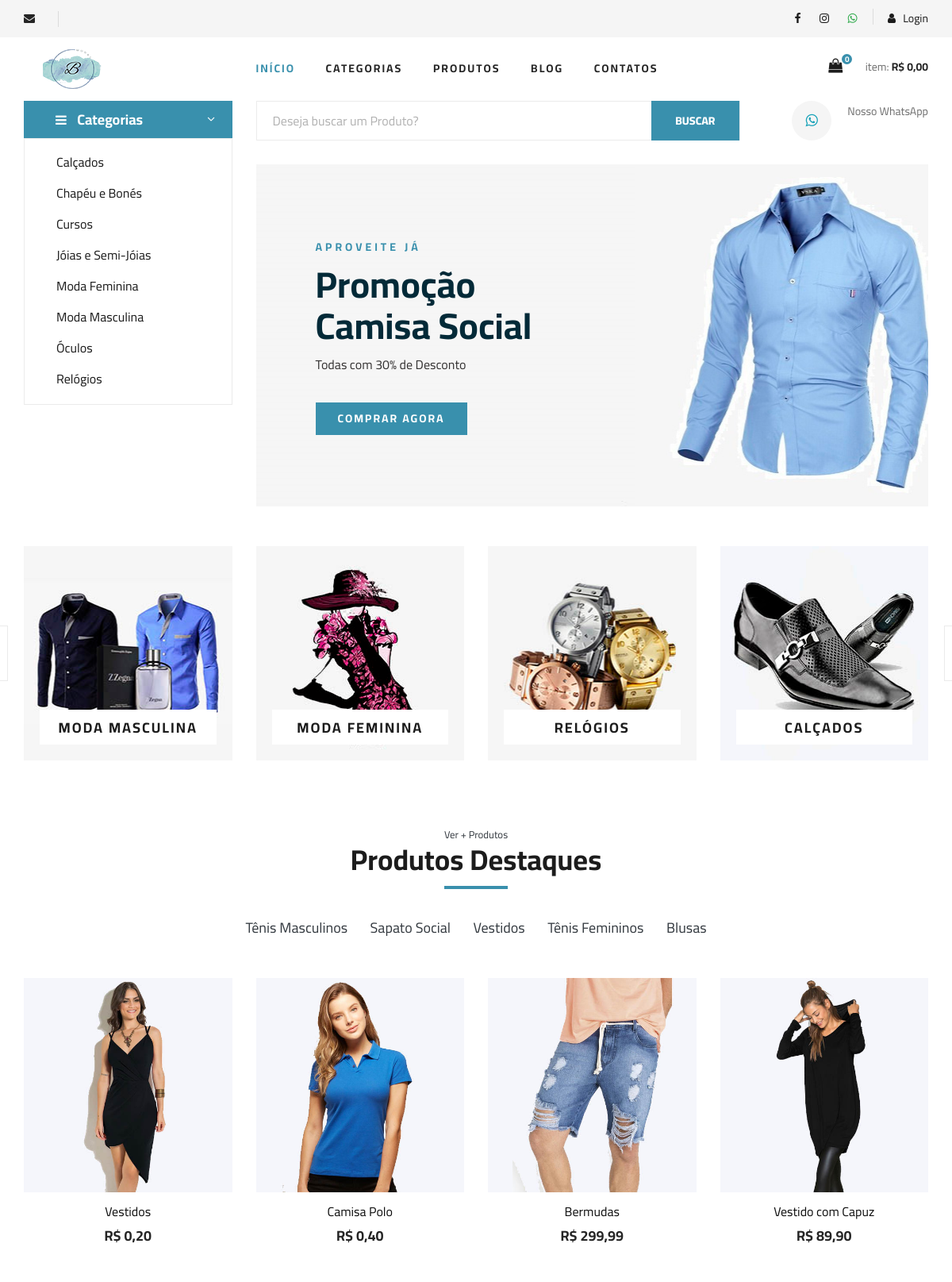
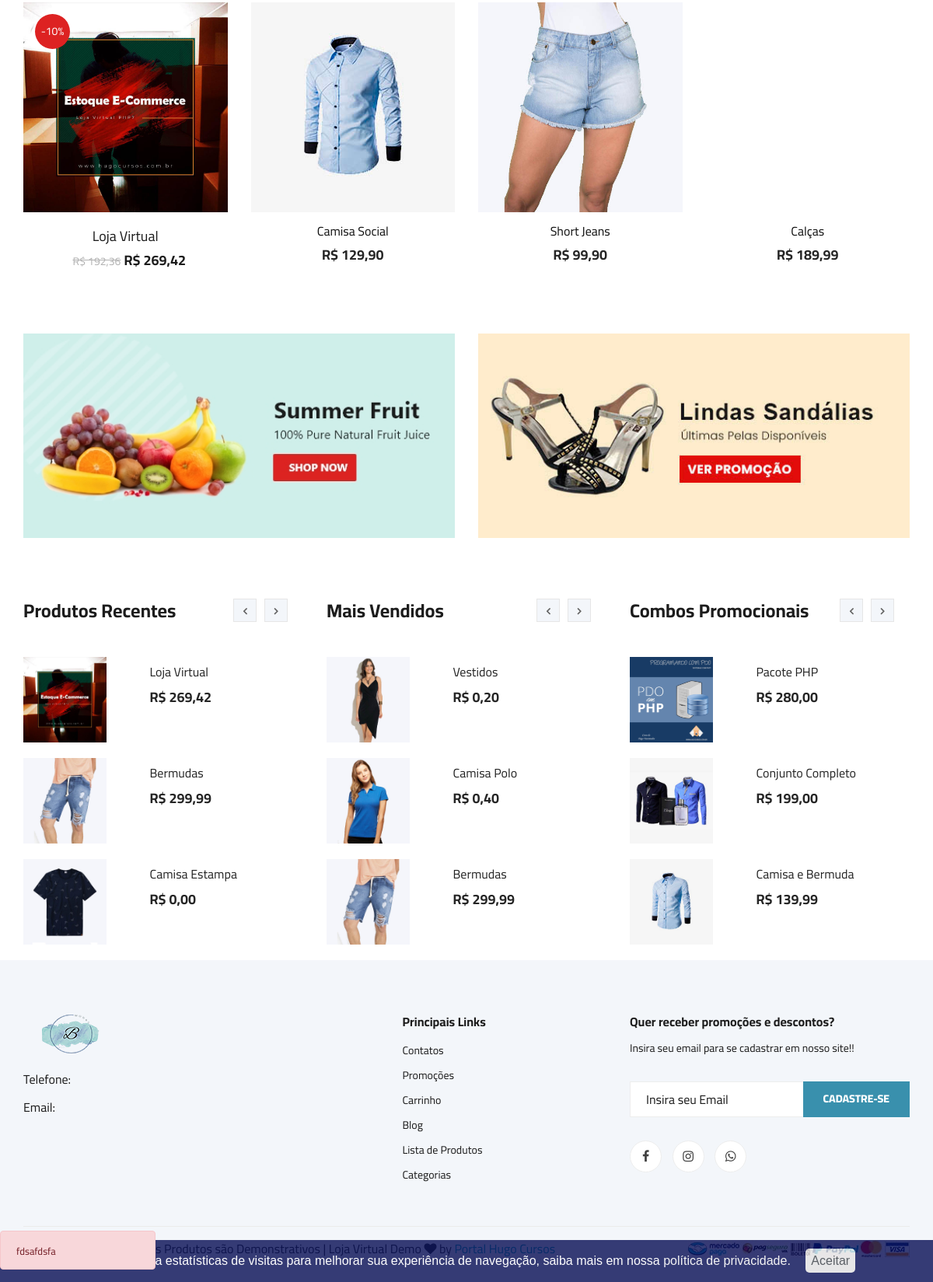
The page / on the database its author committed (2 pictures, top to bottom).
### tables this page shows
CREATE TABLE `categorias` (
  `id` int(11) NOT NULL AUTO_INCREMENT,
  `nome` varchar(50) NOT NULL,
  `nome_url` varchar(50) NOT NULL,
  `imagem` varchar(100) NOT NULL,
  PRIMARY KEY (`id`)
);

CREATE TABLE `banner` (
  `id` int(11) NOT NULL AUTO_INCREMENT,
  `titulo` varchar(30) NOT NULL,
  `subtitulo` varchar(20) NOT NULL,
  `descricao` varchar(50) NOT NULL,
  `link` varchar(100) NOT NULL,
  `textobt` varchar(15) NOT NULL,
  `ativo` varchar(5) NOT NULL,
  `imagem` varchar(150) NOT NULL,
  PRIMARY KEY (`id`)
);

CREATE TABLE `sub_categorias` (
  `id` int(11) NOT NULL AUTO_INCREMENT,
  `nome` varchar(50) NOT NULL,
  `nome_url` varchar(50) NOT NULL,
  `imagem` varchar(100) NOT NULL,
  `id_categoria` int(11) NOT NULL,
  PRIMARY KEY (`id`)
);

CREATE TABLE `produtos` (
  `id` int(11) NOT NULL AUTO_INCREMENT,
  `sku` varchar(10) NOT NULL,
  `categoria` int(11) NOT NULL,
  `sub_categoria` int(11) NOT NULL,
  `nome` varchar(100) NOT NULL,
  `nome_url` varchar(100) NOT NULL,
  `descricao` varchar(1000) NOT NULL,
  `descricao_longa` text NOT NULL,
  `valor` decimal(10,2) NOT NULL,
  `imagem` varchar(100) NOT NULL,
  `estoque` int(11) NOT NULL,
  `tipo_envio` int(11) NOT NULL,
  `palavras` varchar(250) NOT NULL,
  `ativo` varchar(5) NOT NULL,
  `peso` double(8,2) DEFAULT NULL,
  `largura` int(11) DEFAULT NULL,
  `altura` int(11) DEFAULT NULL,
  `comprimento` int(11) DEFAULT NULL,
  `modelo` varchar(100) DEFAULT NULL,
  `valor_frete` decimal(8,2) DEFAULT NULL,
  `promocao` varchar(5) NOT NULL,
  `vendas` int(11) DEFAULT NULL,
  `link` varchar(150) DEFAULT NULL,
  `variavel` varchar(5) DEFAULT NULL,
  PRIMARY KEY (`id`)
);

CREATE TABLE `promocoes` (
  `id` int(11) NOT NULL AUTO_INCREMENT,
  `id_produto` int(11) NOT NULL,
  `valor` decimal(8,2) NOT NULL,
  `data_inicio` date NOT NULL,
  `data_final` date NOT NULL,
  `ativo` varchar(5) NOT NULL,
  `desconto` varchar(10) NOT NULL,
  PRIMARY KEY (`id`)
);

CREATE TABLE `promocao_banner` (
  `id` int(11) NOT NULL AUTO_INCREMENT,
  `titulo` varchar(50) NOT NULL,
  `link` varchar(100) NOT NULL,
  `imagem` varchar(100) NOT NULL,
  `ativo` varchar(5) NOT NULL,
  PRIMARY KEY (`id`)
);

CREATE TABLE `combos` (
  `id` int(11) NOT NULL AUTO_INCREMENT,
  `nome` varchar(100) NOT NULL,
  `nome_url` varchar(50) NOT NULL,
  `descricao` varchar(1000) NOT NULL,
  `descricao_longa` text NOT NULL,
  `valor` decimal(8,2) NOT NULL,
  `imagem` varchar(100) NOT NULL,
  `tipo_envio` int(1) NOT NULL,
  `palavras` varchar(250) NOT NULL,
  `ativo` varchar(5) NOT NULL,
  `peso` double(8,2) NOT NULL,
  `largura` double(8,2) NOT NULL,
  `altura` double(8,2) NOT NULL,
  `comprimento` double(8,2) NOT NULL,
  `valor_frete` decimal(10,2) DEFAULT NULL,
  `vendas` int(11) DEFAULT NULL,
  `link` varchar(150) DEFAULT NULL,
  PRIMARY KEY (`id`)
);

CREATE TABLE `alertas` (
  `id` int(11) NOT NULL AUTO_INCREMENT,
  `titulo_alerta` varchar(20) NOT NULL,
  `titulo_mensagem` varchar(100) NOT NULL,
  `mensagem` varchar(1000) NOT NULL,
  `link` varchar(100) DEFAULT NULL,
  `imagem` varchar(100) DEFAULT NULL,
  `data` date NOT NULL,
  `ativo` varchar(5) NOT NULL,
  PRIMARY KEY (`id`)
);

### index.php (the view, shortened to what the rows shown need)
<?php
require_once 'cabecalho.php';
require_once 'conexao.php';
?>
<section class="hero">
  <div class="container">
    <div class="row">
      <div class="col-lg-3">
        <div class="hero__categories">
          <ul>
            <?php
            $query = $pdo->query('SELECT * FROM categorias order by nome asc ');
            $res = $query->fetchAll(PDO::FETCH_ASSOC);
            for ($i = 0; $i < count($res); $i++) {
                $nome = $res[$i]['nome'];
                $nome_url = $res[$i]['nome_url'];
                ?>
              <li><a href="sub-categoria-de-<?php echo $nome_url; ?>"><?php echo $nome; ?></a></li>
            <?php
            }
            ?>
          </ul>
        </div>
      </div>
      <div class="col-lg-9">
      <?php
      $query = $pdo->query("SELECT * FROM banner where ativo = 'Sim' ");
      $res = $query->fetchAll(PDO::FETCH_ASSOC);
      $titulo = $res[0]['titulo'];
      $subtitulo = $res[0]['subtitulo'];
      $descricao = $res[0]['descricao'];
      $textobt = $res[0]['textobt'];
      $link = $res[0]['link'];
      $imagem = $res[0]['imagem'];
      ?>
      <div class="hero__item set-bg bg-light" data-setbg="img/banner/<?php echo $imagem; ?>">
        <div class="hero__text">
          <span><?php echo mb_strToUpper($subtitulo); ?></span>
          <div class="row">
            <div class="col-md-8">
              <h2><?php echo $titulo; ?></h2>
            </div>
          </div>
          <p><?php echo $descricao; ?></p>
          <a href="<?php echo $link; ?>" class="primary-btn"><?php echo mb_strToUpper(
    $textobt
); ?></a>
        </div>
      </div>
    </div>
  </div>
</div>
</section>
<section class="categories">
  <div class="container">
    <div class="row">
      <div class="categories__slider owl-carousel">
       <?php
       $query = $pdo->query('SELECT * FROM categorias order by id ');
       $res = $query->fetchAll(PDO::FETCH_ASSOC);
       for ($i = 0; $i < count($res); $i++) {
           $nome = $res[$i]['nome'];
           $imagem = $res[$i]['imagem'];
           $nome_url = $res[$i]['nome_url'];
           ?>
        <div class="col-lg-3">
          <div class="categories__item set-bg" data-setbg="img/categorias/<?php echo $imagem; ?>">
            <h5><a href="sub-categoria-de-<?php echo $nome_url; ?>"><?php echo $nome; ?></a></h5>
          </div>
        </div>
      <?php
       }
       ?>
    </div>
  </div>
</div>
</section>
<section class="featured spad">
  <div class="container">
    <div class="row">
      <div class="col-lg-12">
        <div class="section-title">
         <h2>Produtos Destaques </h2>
       </div>
       <div class="featured__controls">
        <ul>
         <?php
         $query = $pdo->query(
             'SELECT * FROM sub_categorias order by id limit 5 '
         );
         $res = $query->fetchAll(PDO::FETCH_ASSOC);
         for ($i = 0; $i < count($res); $i++) {
             $nome = $res[$i]['nome'];
             $nome_url = $res[$i]['nome_url'];
             ?>
          <li><a href="produtos-<?php echo $nome_url; ?>" class="text-dark"><?php echo $nome; ?></a></li>
        <?php
         }
         ?>
      </ul>
    </div>
  </div>
</div>
<div class="row featured__filter">
 <?php
 $query = $pdo->query(
     "SELECT * FROM produtos where ativo = 'Sim' and estoque > 0 order by vendas desc limit 8 "
 );
 $res = $query->fetchAll(PDO::FETCH_ASSOC);
 for ($i = 0; $i < count($res); $i++) {
     $nome = $res[$i]['nome'];
     $valor = $res[$i]['valor'];
     $nome_url = $res[$i]['nome_url'];
     $imagem = $res[$i]['imagem'];
     $promocao = $res[$i]['promocao'];
     $id = $res[$i]['id'];
     $valor = number_format($valor, 2, ',', '.');
     if ($promocao == 'Sim') {
         $queryp = $pdo->query(
             "SELECT * FROM promocoes where id_produto = '$id' "
         );
         $resp = $queryp->fetchAll(PDO::FETCH_ASSOC);
         $valor_promo = $resp[0]['valor'];
         $desconto = $resp[0]['desconto'];
         $valor_promo = number_format($valor_promo, 2, ',', '.');
         ?>
    <div class="col-lg-3 col-md-4 col-sm-6 mix sapatos fresh-meat">
      <div class="product__discount__item">
        <div class="product__discount__item__pic set-bg"
        data-setbg="img/produtos/<?php echo $imagem; ?>">
        <div class="product__discount__percent">-<?php echo $desconto; ?>%</div>
       </div>
       <div class="product__discount__item__text">
        <h5><a href="produto-<?php echo $nome_url; ?>"><?php echo $nome; ?></a></h5>
        <div class="product__item__price"><span class="mr-1">R$ <?php echo $valor; ?></span>R$ <?php echo $valor_promo; ?> </div>
      </div>
    </div>
  </div>
<?php
     } else {
          ?>
  <div class="col-lg-3 col-md-4 col-sm-6 mix sapatos fresh-meat">
    <div class="featured__item">
      <div class="featured__item__pic set-bg" data-setbg="img/produtos/<?php echo $imagem; ?>">
        </div>
        <div class="featured__item__text">
          <a href="produto-<?php echo $nome_url; ?>"><h6><?php echo $nome; ?></h6>
            <h5>R$ <?php echo $valor; ?></h5></a>
          </div>
        </div>
      </div>
    <?php
     }
 }
 ?>
  </div>
</div>
</section>
<div class="banner">
  <div class="container">
    <div class="row">
     <?php
     $query = $pdo->query(
         "SELECT * FROM promocao_banner where ativo = 'Sim' order by id desc limit 2 "
     );
     $res = $query->fetchAll(PDO::FETCH_ASSOC);
     for ($i = 0; $i < count($res); $i++) {
         $titulo = $res[$i]['titulo'];
         $link = $res[$i]['link'];
         $imagem = $res[$i]['imagem'];
         ?>
      <div class="col-lg-6 col-md-6 col-sm-6">
        <div class="banner__pic">
         <a href="<?php echo $link; ?>" title="<?php echo $titulo; ?>"> <img src="img/promocoes/<?php echo $imagem; ?>" alt="<?php echo $titulo; ?>"> </a>
       </div>
     </div>
   <?php
     }
     ?>
 </div>
</div>
</div>
<section class="latest-product spad d-none d-md-block">
  <div class="container">
    <div class="row">
      <div class="col-lg-4 col-md-6">
        <div class="latest-product__text">
          <div class="latest-product__slider owl-carousel">
            <div class="latest-prdouct__slider__item">
              <?php
              $query = $pdo->query(
                  'SELECT * FROM produtos order by id desc limit 3 '
              );
              $res = $query->fetchAll(PDO::FETCH_ASSOC);
              for ($i = 0; $i < count($res); $i++) {
                  $nome = $res[$i]['nome'];
                  $valor = $res[$i]['valor'];
                  $nome_url = $res[$i]['nome_url'];
                  $imagem = $res[$i]['imagem'];
                  $promocao = $res[$i]['promocao'];
                  $id = $res[$i]['id'];
                  if ($promocao == 'Sim') {
                      $queryp = $pdo->query(
                          "SELECT * FROM promocoes where id_produto = '$id' "
                      );
                      $resp = $queryp->fetchAll(PDO::FETCH_ASSOC);
                      $valor = $resp[0]['valor'];
                      $valor = number_format($valor, 2, ',', '.');
                  } else {
                      $valor = number_format($valor, 2, ',', '.');
                  }
                  ?>
                <a href="produto-<?php echo $nome_url; ?>" class="latest-product__item">
                  <div class="row">
                    <div class="col-md-5">
                      <div class="latest-product__item__pic">
                        <img src="img/produtos/<?php echo $imagem; ?>" alt="">
                      </div>
                    </div>
                    <div class="col-md-7">
                      <div class="latest-product__item__text">
                        <h6><?php echo $nome; ?></h6>
                        <span>R$ <?php echo $valor; ?></span>
                      </div>
                    </div>
                  </div>
                </a>
              <?php
              }
              ?>
            </div>
          </div>
        </div>
      </div>
      <div class="col-lg-4 col-md-6">
        <div class="latest-product__text">
          <div class="latest-product__slider owl-carousel">
            <div class="latest-prdouct__slider__item">
              <?php
              $query = $pdo->query(
                  "SELECT * FROM produtos where ativo = 'Sim' and estoque > 0 order by vendas desc limit 3 "
              );
              $res = $query->fetchAll(PDO::FETCH_ASSOC);
              for ($i = 0; $i < count($res); $i++) {
                  $nome = $res[$i]['nome'];
                  $valor = $res[$i]['valor'];
                  $nome_url = $res[$i]['nome_url'];
                  $imagem = $res[$i]['imagem'];
                  $promocao = $res[$i]['promocao'];
                  $id = $res[$i]['id'];
                  if ($promocao == 'Sim') {
                      $queryp = $pdo->query(
                          "SELECT * FROM promocoes where id_produto = '$id' "
                      );
                      $resp = $queryp->fetchAll(PDO::FETCH_ASSOC);
                      $valor = $resp[0]['valor'];
                      $valor = number_format($valor, 2, ',', '.');
                  } else {
                      $valor = number_format($valor, 2, ',', '.');
                  }
                  ?>
                <a href="produto-<?php echo $nome_url; ?>" class="latest-product__item">
                  <div class="row">
                    <div class="col-md-5">
                      <div class="latest-product__item__pic">
                        <img src="img/produtos/<?php echo $imagem; ?>" alt="">
                      </div>
                    </div>
                    <div class="col-md-7">
                      <div class="latest-product__item__text">
                        <h6><?php echo $nome; ?></h6>
                        <span>R$ <?php echo $valor; ?></span>
                      </div>
                    </div>
                  </div>
                </a>
              <?php
              }
              ?>
            </div>
          </div>
        </div>
      </div>
      <div class="col-lg-4 col-md-6">
        <div class="latest-product__text">
          <div class="latest-product__slider owl-carousel">
            <div class="latest-prdouct__slider__item">
              <?php
              $query = $pdo->query(
                  "SELECT * FROM combos where ativo = 'Sim' order by id desc limit 3 "
              );
              $res = $query->fetchAll(PDO::FETCH_ASSOC);
              for ($i = 0; $i < count($res); $i++) {
                  $nome = $res[$i]['nome'];
                  $valor = $res[$i]['valor'];
                  $nome_url = $res[$i]['nome_url'];
                  $imagem = $res[$i]['imagem'];
                  $valor = number_format($valor, 2, ',', '.');
                  ?>
                <a href="combo-<?php echo $nome_url; ?>" class="latest-product__item">
                  <div class="row">
                    <div class="col-md-5">
                      <div class="latest-product__item__pic">
                        <img src="img/combos/<?php echo $imagem; ?>" alt="">
                      </div>
                    </div>
                    <div class="col-md-7">
                      <div class="latest-product__item__text">
                        <h6><?php echo $nome; ?></h6>
                        <span>R$ <?php echo $valor; ?></span>
                      </div>
                    </div>
                  </div>
                </a>
              <?php
              }
              ?>
            </div>
          </div>
        </div>
      </div>
    </div>
  </div>
</section>
<?php
require_once 'rodape.php';
?>

### rodape.php (shortened to what the rows shown need)
<?php
require_once("conexao.php");
$query = $pdo->query("SELECT * FROM alertas where data >= curDate() and ativo = 'Sim' order by id limit 1");
$res = $query->fetchAll(PDO::FETCH_ASSOC);
$linhas = @count($res);
if($linhas > 0){
  $titulo = $res[0]['titulo_alerta'];
 ?>
  <div class="row">
      <a data-toggle="modal" href="#modalPromocoes">
      <div class="alert alert-danger fixed-bottom col-md-2" role="alert">
        <small><?php echo $titulo ?></small>
      </div>
      </a>
   </div>
<?php } ?>
</body>
</html>

### rows shown on the page
categorias: nome "Calçados", shows a picture, nome "CALÇADOS"
categorias: nome "Chapéu e Bonés"
categorias: nome "Cursos"
categorias: nome "Jóias e Semi-Jóias"
categorias: nome "Moda Feminina", shows a picture, nome "MODA FEMININA"
categorias: nome "Moda Masculina", shows a picture, nome "MODA MASCULINA"
categorias: nome "Óculos"
categorias: nome "Relógios", shows a picture, nome "RELÓGIOS"
banner: subtitulo "APROVEITE JÁ", titulo "Promoção Camisa Social", descricao "Todas com 30% de Desconto", textobt "COMPRAR AGORA"
sub_categorias: nome "Tênis Masculinos"
sub_categorias: nome "Sapato Social"
sub_categorias: nome "Vestidos"
sub_categorias: nome "Tênis Femininos"
sub_categorias: nome "Blusas"
produtos: shows a picture, nome "Vestidos", valor "0,20", imagem (picture)
produtos: shows a picture, nome "Camisa Polo", valor "0,40", imagem (picture)
produtos: shows a picture, nome "Bermudas", valor "299,99", imagem (picture)
produtos: shows a picture, nome "Vestido com Capuz", valor "89,90"
produtos: promocoes.desconto "10", nome "Loja Virtual", valor "192,36", promocoes.valor "269,42", imagem (picture)
produtos: shows a picture, nome "Camisa Social", valor "129,90"
produtos: shows a picture, nome "Short Jeans", valor "99,90"
produtos: nome "Calças", valor "189,99"
promocao_banner: imagem (picture)
promocao_banner: imagem (picture)
produtos: imagem (picture), nome "Camisa Estampa", promocoes.valor "0,00"
combos: imagem (picture), nome "Pacote PHP", valor "280,00"
combos: imagem (picture), nome "Conjunto Completo", valor "199,00"
combos: imagem (picture), nome "Camisa e Bermuda", valor "139,99"
alertas: titulo_alerta "fdsafdsfa"

### other values the page prints
$linhas "0"
$total_c "0,00"
